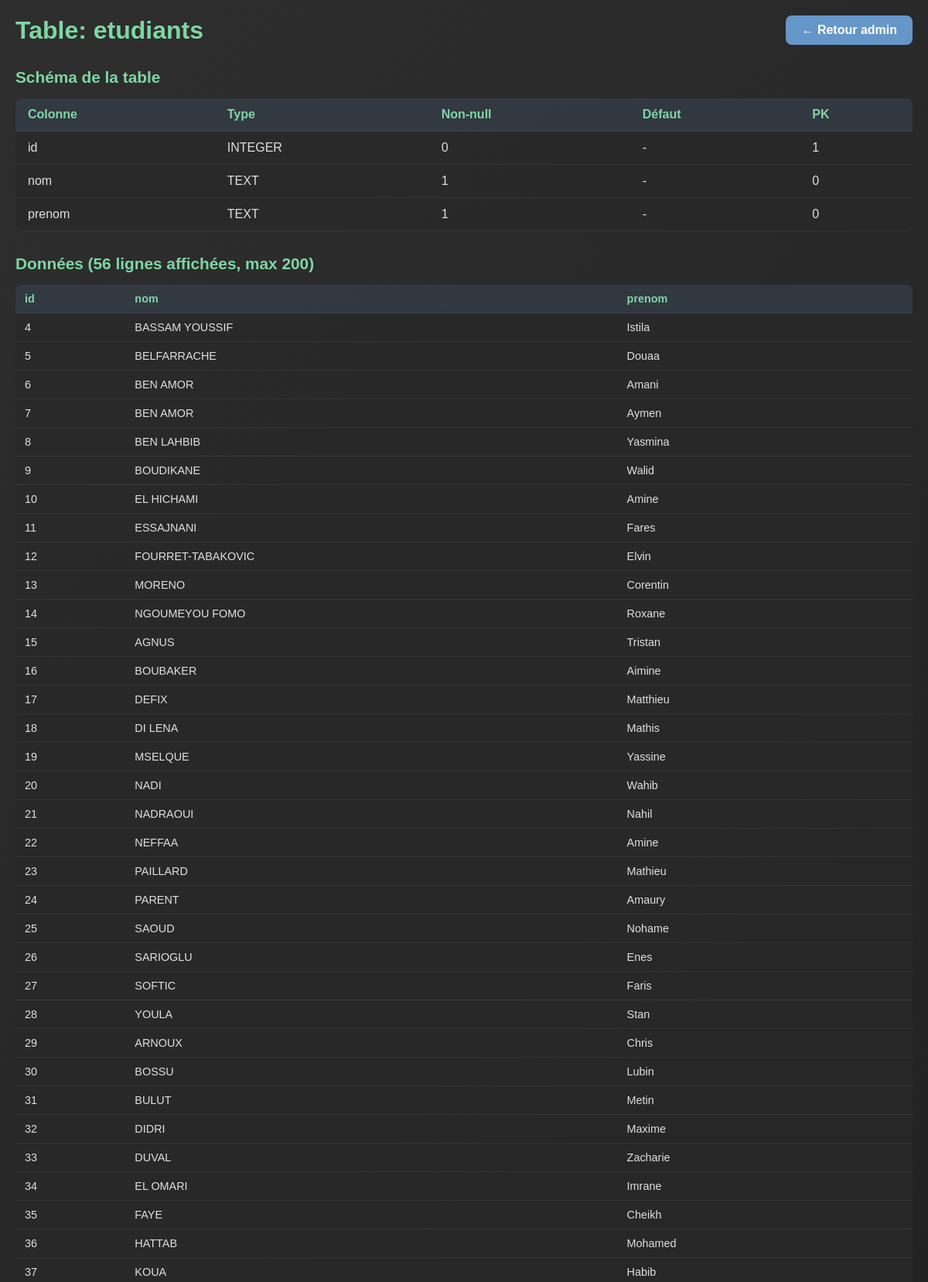
The page /admin/table/etudiants (signed in, upper part) on the database its author committed.
### tables this page shows
CREATE TABLE etudiants (
        id INTEGER PRIMARY KEY AUTOINCREMENT,
        nom TEXT NOT NULL,
        prenom TEXT NOT NULL
    );

### app.py (the view)
@app.route('/admin/table/<table_name>')
@admin_required
def admin_table(table_name):
    conn = get_db_connection()
    cursor = conn.cursor()
    tables = cursor.execute("SELECT name FROM sqlite_master WHERE type='table' AND name = ?", (table_name,)).fetchall()
    if not tables:
        flash('Table introuvable', 'error')
        conn.close()
        return redirect(url_for('admin'))
    schema = cursor.execute(f"PRAGMA table_info({table_name})").fetchall()
    data = cursor.execute(f"SELECT * FROM {table_name} LIMIT 200").fetchall()
    conn.close()
    return render_template('admin_table.html',
                         table_name=table_name,
                         schema=schema,
                         data=data)

### app.py (called while the page is built, shortened)
def get_db_connection():
    conn = sqlite3.connect(DB_NAME)
    conn.row_factory = sqlite3.Row
    return conn

def get_user_by_username(username):
    conn = get_db_connection()
    user = conn.execute('SELECT * FROM users WHERE username = ?', (username,)).fetchone()
    conn.close()
    return user

def get_current_user():
    if session.get('user_id'):
        user = get_user_by_username(session.get('username', ''))
        return user
    return None

def admin_required(func):
    from functools import wraps
    @wraps(func)
    def decorated_function(*args, **kwargs):
        user = get_current_user()
        if not user or user['role'] != 'admin':
            flash('Accès réservé aux administrateurs', 'error')
            return redirect(url_for('home'))
        return func(*args, **kwargs)
    return decorated_function

@app.context_processor
def inject_current_user():
    return {'current_user': get_current_user()}

@app.before_request
def start_weather_updates():
    global weather_thread_started

### templates/admin_table.html (shortened to what this page needs)
<!DOCTYPE html>
<html lang="fr">
<head>
</head>
<body>
    <div class="conteneur">
        <div class="header">
            <h1>Table: {{ table_name }}</h1>
            <a href="/admin" class="back-btn">← Retour admin</a>
        </div>
        <div class="schema-section">
            <h2>Schéma de la table</h2>
            <table class="schema-table">
                <thead>
                    <tr>
                        <th>Colonne</th>
                        <th>Type</th>
                        <th>Non-null</th>
                        <th>Défaut</th>
                        <th>PK</th>
                    </tr>
                </thead>
                <tbody>
                    {% for col in schema %}
                        <tr>
                            <td>{{ col['name'] }}</td>
                            <td>{{ col['type'] }}</td>
                            <td>{{ col['notnull'] }}</td>
                            <td>{{ col['dflt_value'] or '-' }}</td>
                            <td>{{ col['pk'] }}</td>
                        </tr>
                    {% endfor %}
                </tbody>
            </table>
        </div>
        <div class="data-section">
            <h2>Données ({{ data | length }} lignes affichées, max 200)</h2>
            <div class="scroll-x">
                <table class="data-table">
                    <thead>
                        <tr>
                            {% for col in schema %}
                                <th>{{ col['name'] }}</th>
                            {% endfor %}
                        </tr>
                    </thead>
                    <tbody>
                        {% for row in data %}
                            <tr>
                                {% for col in schema %}
                                    <td>
                                        {% if row[col['name']] is none %}
                                            <span class="null-value">NULL</span>
                                        {% else %}
                                            {{ row[col['name']] }}
                                        {% endif %}
                                    </td>
                                {% endfor %}
                            </tr>
                        {% endfor %}
                    </tbody>
                </table>
            </div>
        </div>
    </div>
</body>
</html>

### templates/admin_table.html (style rules this page uses)
* { margin: 0; padding: 0; box-sizing: border-box; }
html, body { width: 100%; height: 100%; font-family: 'Quicksand', sans-serif; background: linear-gradient(135deg, #2e2e2e, #1f1f1f); color: #e0e0e0; }
body { padding: 20px; }
.conteneur { max-width: 1200px; margin: 0 auto; }
.header { display: flex; justify-content: space-between; align-items: center; margin-bottom: 30px; }
h1 { font-size: 2rem; color: #7ed6a5; }
a.back-btn { padding: 10px 20px; background: #6496c8; color: white; text-decoration: none; border-radius: 8px; font-weight: 600; transition: 0.3s; }
.schema-section { margin-bottom: 30px; }
.schema-section h2 { font-size: 1.3rem; margin-bottom: 15px; color: #7ed6a5; }
.schema-table { width: 100%; border-collapse: collapse; background: rgba(40, 40, 40, 0.8); border-radius: 8px; overflow: hidden; }
.schema-table th, .schema-table td { padding: 12px 16px; text-align: left; border-bottom: 1px solid rgba(255, 255, 255, 0.06); }
.schema-table th { background: rgba(100, 150, 200, 0.15); font-weight: 600; color: #7ed6a5; }
.data-section { margin-bottom: 20px; }
.data-section h2 { font-size: 1.3rem; margin-bottom: 15px; color: #7ed6a5; }
.data-table { width: 100%; border-collapse: collapse; background: rgba(40, 40, 40, 0.8); border-radius: 8px; overflow: hidden; font-size: 0.9rem; }
.data-table th, .data-table td { padding: 10px 12px; text-align: left; border-bottom: 1px solid rgba(255, 255, 255, 0.06); max-width: 300px; word-break: break-word; }
.data-table th { background: rgba(100, 150, 200, 0.15); font-weight: 600; color: #7ed6a5; }
.scroll-x { overflow-x: auto; }

### rows shown on the page
etudiants: id "4" "BASSAM YOUSSIF" "Istila"
etudiants: id "5" "BELFARRACHE" "Douaa"
etudiants: id "6" "BEN AMOR" "Amani"
etudiants: id "7" "BEN AMOR" "Aymen"
etudiants: id "8" "BEN LAHBIB" "Yasmina"
etudiants: id "9" "BOUDIKANE" "Walid"
etudiants: id "10" "EL HICHAMI" "Amine"
etudiants: id "11" "ESSAJNANI" "Fares"
etudiants: id "12" "FOURRET-TABAKOVIC" "Elvin"
etudiants: id "13" "MORENO" "Corentin"
etudiants: id "14" "NGOUMEYOU FOMO" "Roxane"
etudiants: id "15" "AGNUS" "Tristan"
etudiants: id "16" "BOUBAKER" "Aimine"
etudiants: id "17" "DEFIX" "Matthieu"
etudiants: id "18" "DI LENA" "Mathis"
etudiants: id "19" "MSELQUE" "Yassine"
etudiants: id "20" "NADI" "Wahib"
etudiants: id "21" "NADRAOUI" "Nahil"
etudiants: id "22" "NEFFAA" "Amine"
etudiants: id "23" "PAILLARD" "Mathieu"
etudiants: id "24" "PARENT" "Amaury"
etudiants: id "25" "SAOUD" "Nohame"
etudiants: id "26" "SARIOGLU" "Enes"
etudiants: id "27" "SOFTIC" "Faris"
etudiants: id "28" "YOULA" "Stan"
etudiants: id "29" "ARNOUX" "Chris"
etudiants: id "30" "BOSSU" "Lubin"
etudiants: id "31" "BULUT" "Metin"
etudiants: id "32" "DIDRI" "Maxime"
etudiants: id "33" "DUVAL" "Zacharie"
etudiants: id "34" "EL OMARI" "Imrane"
etudiants: id "35" "FAYE" "Cheikh"
etudiants: id "36" "HATTAB" "Mohamed"
etudiants: id "37" "KOUA" "Habib"

### other values the page prints
{{ table_name }} "etudiants"
{{ col['name'] }} "id" "nom" "prenom"
{{ col['type'] }} "INTEGER" "TEXT" "TEXT"
{{ col['notnull'] }} "0" "1" "1"
{{ col['dflt_value'] or '-' }} "-" "-" "-"
{{ col['pk'] }} "1" "0" "0"
{{ data | length }} "56"
